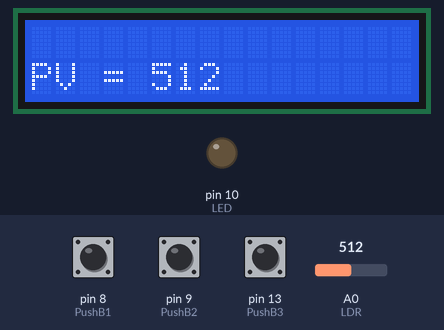
This sketch was run on a simulated Arduino Uno, built with avr-gcc and run on an emulated ATmega328P. Shown: 16×2 character LCD, output pins drawn as LEDs (lit = HIGH). The inputs (shaded band) are chosen by the test bench; at power-on: pin 13 (PushB3) HIGH, pin 9 (PushB2) HIGH, A0 (LDR) = 512, pin 8 (PushB1) HIGH. What the sketch prints to the serial monitor is not drawn.

Above: at 1.2 s.
1.3 s: pin 13 (PushB3) pulled LOW for 0.15 s
At 2.4 s:
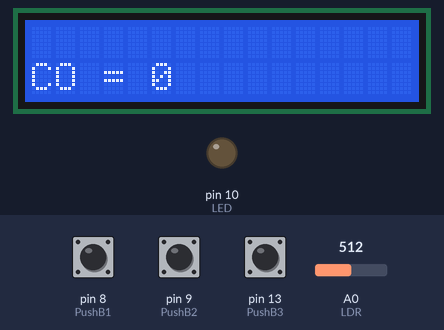
2.9 s: pin 9 (PushB2) pulled LOW for 0.15 s
At 3.5 s:
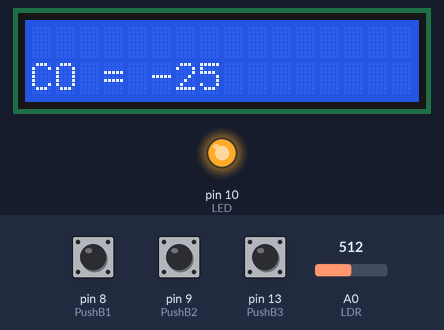
4.5 s: pin 9 (PushB2) pulled LOW for 1 s
At 6.0 s:
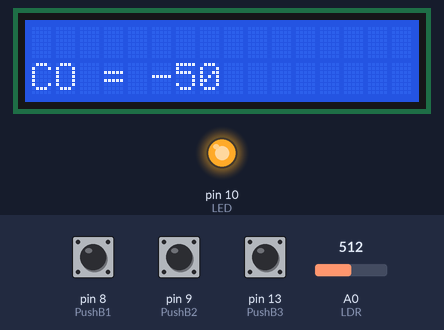
7.0 s: pin 13 (PushB3) pulled LOW for 1 s
At 8.3 s:
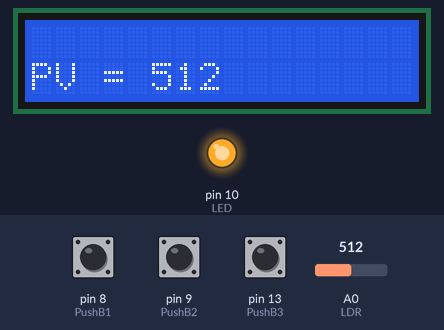
9.5 s: A0 (LDR) set to 109
At 10.7 s:
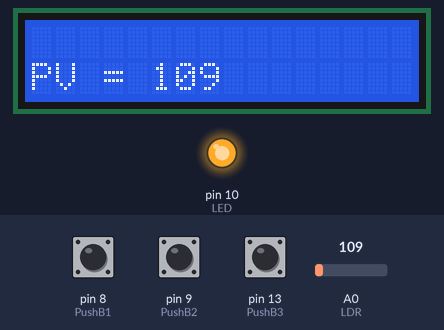
11.0 s: A0 (LDR) set to 95
At 12.3 s:
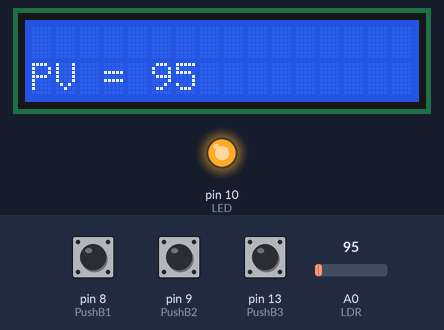
Timing chart, 0 to 13.5 s (numbered marks = the images above; inputs shaded):
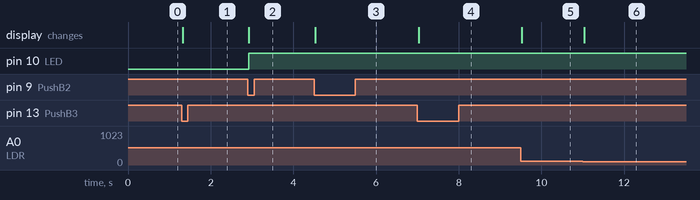

The sketch:

Manual.ino
```cpp
/*Include library*/
#include <LiquidCrystal.h> //Include LCD library

/*Assign the variable*/
int PV; //Storable value which will be the LDR value
int CO; //Control Output Control
int ScreenNumber;
int SetP = 0;

/*INPUT/Button settings*/
const int PushB1 = 8;
const int PushB2 = 9;
const int PushB3 = 13;

int LastState1;
int LastState2;
int LastState3;

int CurrentState1;
int CurrentState2;
int CurrentState3;

/*OUTPUT settings*/
int LED = 10;
int LDR = A0;

/*LCD settings*/
LiquidCrystal lcd(12, 11, 5, 4, 3, 2);


void setup() {
  // put your setup code here, to run once:
Serial.begin(9600);
lcd.begin(16,2);
pinMode(PushB1, INPUT_PULLUP);
pinMode(PushB2, INPUT_PULLUP);
pinMode(PushB3, INPUT_PULLUP);
pinMode(LED, OUTPUT);
}

void loop() {
  // put your main code here, to run repeatedly:


PV = analogRead(LDR);
analogWrite(LED, CO);

/*CAP*/
if (SetP>255){
  SetP = 255;

}
if (SetP<0){
   SetP = 0;
}


/*PUSH BUTTON UP SETTINGS*/

LastState1 = CurrentState1;
CurrentState1 = digitalRead(PushB1);
 if (LastState1 == 1 && CurrentState1 == 0){
   if(ScreenNumber == 1){
    CO = CO + 25;
   }

 }

/*PUSH BUTTON DOWN SETTINGS*/

LastState2 = CurrentState2;
CurrentState2 = digitalRead(PushB2);
 if (LastState2 == 1 && CurrentState2 == 0){
   if(ScreenNumber == 1){
    CO = CO - 25;
   }

 }


/*PUSH BUTTON CHANGE PAGE SETTINGS*/

LastState3 = CurrentState3;
CurrentState3 = digitalRead(PushB3);
 if (LastState3 == 1 && CurrentState3 == 0){
  ScreenNumber = ScreenNumber + 1;
  if(ScreenNumber > 1){
    ScreenNumber = 0;
  }
 }

  switch(ScreenNumber){
    case 0:
  lcd.setCursor(0, 1);
  lcd.print("PV = ");
  lcd.print(PV);
  lcd.print(" ");
    break;
    case 1:
    lcd.setCursor(0, 1);
  lcd.print("CO = ");
  lcd.print(CO);
  lcd.print("    ");
  default:
  break;
  }

Serial.print("SP: ");
Serial.print(SetP);
Serial.print("\t");
Serial.print("PV: ");
Serial.print(PV);
Serial.print("\t");
Serial.print("CO: ");
Serial.print(CO);
Serial.println();

}
```

Measured:
- after the input at 1.3 s, the display: changes at once (image 1)
- after the input at 2.9 s, pin 10 (LED): LOW → HIGH at once; the display: changes at once (image 2)
- after the input at 4.5 s, the display: changes at once (image 3)
- after the input at 7.0 s, the display: changes at once (image 4)
- after the input at 9.5 s, the display: changes at once (image 5)
- after the input at 11.0 s, the display: changes at once (image 6)
